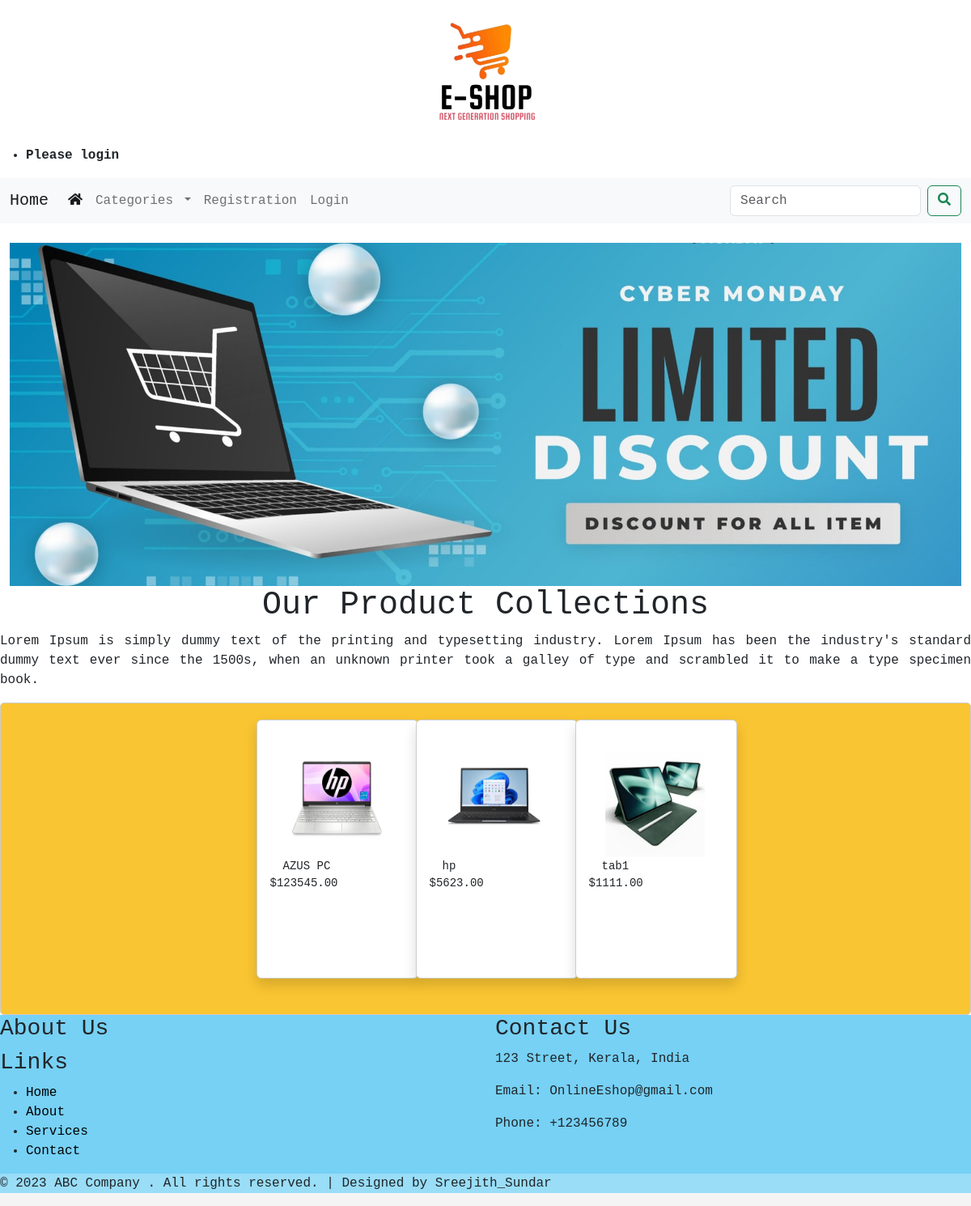
The page / on the database its author committed.
### shop/models.py (models this page shows, shortened)
class Product(models.Model):
    name = models.CharField(max_length=250, unique=True)
    slug = models.SlugField(max_length=250, unique=True)
    description = models.TextField(blank=True)
    price = models.DecimalField(max_digits=10, decimal_places=2)
    category = models.ForeignKey(Category, on_delete=models.CASCADE)
    image = models.ImageField(upload_to='product', blank=True)
    stock = models.IntegerField()
    available = models.BooleanField(default=True)
    created = models.DateTimeField(auto_now_add=True)
    updated = models.DateTimeField(auto_now=True)
    def get_url(self):
        return reverse('shop:prod_cat_detail', args=[self.category.slug, self.slug])
    class Meta:
        ordering = ('name',)
        verbose_name = 'product'
        verbose_name_plural = 'products'

### shop/views.py (the view)
# urls.py: path('', views.allProdCat, name='allProdCat'),
def allProdCat(request, c_slug=None):
    c_page = None
    products_list = None
    if c_slug != None:
        c_page = get_object_or_404(Category, slug=c_slug)
        products_list = Product.objects.all().filter(category=c_page, available=True)
    else:
        products_list = Product.objects.all().filter(available=True)
    paginator = Paginator(products_list, 12)
    try:
        page = int(request.GET.get('page', '1'))
    except:
        page = 1
    try:
        products = paginator.page(page)
    except(EmptyPage, InvalidPage):
        products = paginator.page(paginator.num_pages)
    return render(request, "category.html", {'category': c_page, 'products': products})

### cartapp/context_processors.py (called while the page is built)
def counter(request):
    item_count = 0
    if 'admin' in request.path:
        return {}
    else:
        try:
            cart = Cart.objects.filter(cart_id=_cart_id(request))
            cart_items = CartItem.objects.all().filter(cart=cart[:1])
            for cart_item in cart_items:
                item_count += cart_item.quantity
        except Cart.DoesNotExist:
            item_count = 0
    return dict(item_count=item_count)

### cartapp/views.py (called while the page is built)
def _cart_id(request):
    cart = request.session.session_key
    if not cart:
        cart = request.session.create()
    return cart

### shop/context_processors.py (called while the page is built)
def menu_links(request):
    links = Category.objects.all()
    return dict(links=links)

### shop/models.py (called while the page is built)
    def get_url(self):
        return reverse('shop:products_by_category', args=[self.slug])

### templates/category.html (shortened to what this page needs)
{% extends 'base.html' %}
{% load static %}
{% block content %}
<div class="top2">
    {% if category %}
     <img class="my_image w-100 h-20" src="{{category.image.url}}" alt="{{category.name}}">
</div>
<br>
<div>
        <h1 class="text-center" >{{category.name}}</h1>
        <p class="text-justify">{{category.des}}</p>
</div>
    {% else %}
<br>
<div class="container-fluid">
        <div class="row">
               <div class="col-md-12">
                  <div class="banner">
                    <img src="{% static 'img/Banner.jpg' %}" class="banner-img w-100" alt="Electronics Product" />
                  </div>
               </div>
        </div>
</div>
<div>
    <h1 class="text-center my_title">Our Product Collections</h1>
        <p class="text-justify">Lorem Ipsum is simply dummy text of the printing and typesetting industry. Lorem Ipsum has been the industry's standard dummy text ever since the 1500s, when an unknown printer took a galley of type and scrambled it to make a type specimen book. </p>
</div>
    {% endif %}
<div class="container-fluid cat">
    <div class="row justify-content-center">
        {% for product in products.object_list %}
        <div class="my_bottom_margin col-9 col-sm-12 col-md-2 col-lg-2">
            <div class="shadow card ">
                    <div class="card-head">
                      <a href="{{product.get_url}}"><img class="card-img-top " src="{{product.image.url}}" alt="{{product.name}}"></a>
                    </div>
                    <div class="card-body">
                        <h5 class="card-body">{{product.name}}</h5>
                        <p class="card-text">${{product.price}}</p>
                    </div>
            </div>
        </div>
        {% endfor %}
    </div>
    <br>
</div>
{% endblock %}

### templates/base.html (shortened to what this page needs)
{% load static %}
<!DOCTYPE html>
<html lang="en">
<head>
    <link rel="stylesheet" href="{% static 'css/bootstrap.min.css' %}">
    <link rel="stylesheet" href="https://cdn.jsdelivr.net/npm/bootstrap@5.3.0/dist/css/bootstrap.min.css">
    <link rel="stylesheet" href="https://use.fontawesome.com/releases/v5.2.0/css/all.css" >
    <link rel="stylesheet" href="https://stackpath.bootstrapcdn.com/bootstrap/4.5.2/css/bootstrap.min.css">
      <link rel="stylesheet" href="https://cdn.jsdelivr.net/npm/bootstrap@5.0.0/dist/css/bootstrap.min.css">
     <link href="https://cdn.jsdelivr.net/npm/bootstrap@5.3.0-alpha3/dist/css/bootstrap.min.css" rel="stylesheet">
    <link rel="stylesheet" href="{% static 'css/desig.css' %}">
    <link rel="stylesheet" href="{% static 'css/style.css' %}">
</head>
<body>
<div class="main">
    {% include 'header.html' %}
    {% include 'navbar.html' %}
    {% block content %}
    {% endblock %}
</div>
   {% include 'footer.html' %}
   <link rel="stylesheet" href="{% static 'js/bootstrap.min.js' %}">
   <link rel="stylesheet" href="{% static 'js/popper.min.js' %}">
</body>
</html>

### templates/header.html
{% load static %}
<header>
  <center>
    <a href="{% url 'shop:allProdCat' %}"><img src="{% static 'img/logo2.png' %}" alt="Logoimage" width="180" height="180"></a>
  </center>
  <div>
    <ul>
    {% if user.is_authenticated %}
       <li class="nav-item"> Hello {{user.username}}</li>
    {% else %}
       <li class="nav-item"><b>Please login</b></li>
    {% endif %}
</ul>
  </div>
</header>

### templates/navbar.html (shortened to what this page needs)
{% load static %}
<nav class="navbar navbar-expand-lg navbar-light bg-light">
  <div class="container-fluid">
    <a class="navbar-brand" href="#">Home</a>
    <div class="collapse navbar-collapse" id="navbarSupportedContent">
      <ul class="navbar-nav me-auto mb-2 mb-lg-0">
        <li class="nav-item">
          <a class="nav-link active" aria-current="page" href="{% url 'shop:allProdCat' %}"><i class="fa fa-home"></i></a>
        </li>
        <li class="nav-item dropdown">
          <a class="nav-link dropdown-toggle" href="" id="navbarDropdown" role="button" data-bs-toggle="dropdown" aria-expanded="false">
            Categories
          </a>
               <hr class="dropdown-divider"></li>
            </ul>
        {% if user.is_authenticated %}
        <li class="nav-item"><a class="nav-link" href="{% url 'credentials:logout' %}" >Logout</a></li>
        {% else %}
        <li class="nav-item"><a class="nav-link" href="{% url 'credentials:register' %}">Registration</a></li>
        <li class="nav-item"><a class="nav-link" href="{% url 'credentials:login' %}">Login</a></li>
        {% endif %}
      <form class="d-flex" action="{% url 'shop:SearchResultsView' %}" method="POST">
        <input class="form-control me-2" type="search" placeholder="Search" name="searched"  aria-label="Search">
        <button class="btn btn-outline-success" type="submit"><i class="fa fa-search"></i></button>
      </form>
    </div>
  </div>
</nav>

### templates/footer.html
{% load static %}
<footer>
  <div class="footer-container">
   <div class="row footer-row">
     <div class="col-md-6">
          <div class="footer">
            <h3>About Us</h3>
          </div>
          <div class="footer">
            <h3>Links</h3>
            <ul>
              <li><a href="#" class="links">Home</a></li>
              <li><a href="#" class="links">About</a></li>
              <li><a href="#" class="links">Services</a></li>
              <li><a href="#" class="links">Contact</a></li>
            </ul>
          </div>
     </div>
     <div class="col-md-6">
          <div class="footer">
            <h3>Contact Us</h3>
            <p>123 Street, Kerala, India</p>
            <p>Email: OnlineEshop@gmail.com</p>
            <p>Phone: +123456789</p>
          </div>
     </div>
   </div>
  </div>
  <div class="footer-bottom">
    <marquee behavior="scroll" direction="left">
     <p>&copy; 2023 ABC Company . All rights reserved. | Designed by Sreejith_Sundar</p>
    </marquee>
  </div>
</footer>

### static/css/desig.css (style rules this page uses)
footer { background:#99ddf7; }
.footer-row { background:#76d1f5; }
.links { text-decoration:none; color:black; }
* { margin: 0; padding: 0; box-sizing: border-box; font-family: 'Courier New', Courier, monospace; }
body { font-family: Arial, sans-serif; }
h1 { text-align: center; }
body { font-family: Arial, sans-serif; background-color: #f4f4f4; }
.cat { margin: 0 auto; padding: 20px; background-color: #fac532; border: 1px solid #ccc; border-radius: 5px; max-width: 100%; max-height: 100%; }
.card { width:200px; height:320px; background-color: white; border: 1px solid #ccc; border-radius: rounded-pill; }
.card-head { width:125px; height:140px; background-color: white; border: 1px solid white; border-radius: 1px; margin-left:35px; margin-right:35px; margin-bottom:5px; margin-bottom:-10px; }
.card-body { padding-top:40px; width:100%; height:60px; font-size:14px; display: inline; }
.main { background: white; }

### rows shown on the page
Product: image (picture), name "AZUS PC", price "123545.00"
Product: image (picture), name "hp", price "5623.00"
Product: image (picture), name "tab1", price "1111.00"
